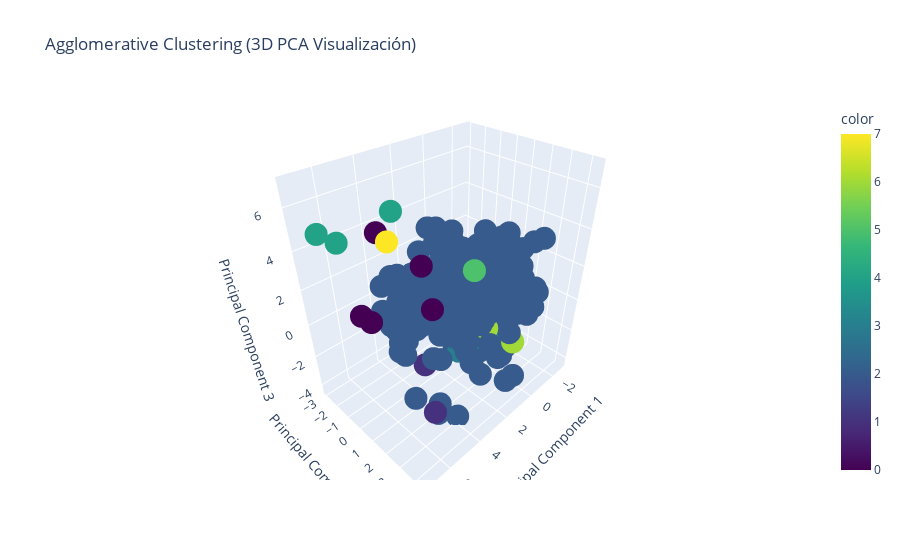

Notebook code for this chart:
### Markdown cell above
Modelo con linkage = 'single', 8 clusters

### Code cell
ac3_s = AgglomerativeClustering(n_clusters = 8, linkage = 'single') 
labels3_s = ac3_s.fit_predict(X_principal)

# Visualización en 3D con plotly
fig = px.scatter_3d(
    X_pca3, x='P1', y='P2', z='P3', 
    color=labels3_s, 
    title='Agglomerative Clustering (3D PCA Visualización)',
    labels={'P1': 'Principal Component 1', 'P2': 'Principal Component 2', 'P3': 'Principal Component 3'},
    color_continuous_scale='Viridis'
)
fig.show()

# Evaluación del Modelo
sil_score = silhouette_score(X_principal, labels3_s)
davies_bouldin = davies_bouldin_score(X_principal, labels3_s)
print(f'Silhouette Score: {sil_score}')
print(f'Davies-Bouldin Score: {davies_bouldin}')

### Figure 1 — Plotly figure (JSON) as saved in the notebook; plotly's stock layout.template omitted (floating-point values rounded to 4 significant figures; data arrays with more than 128 entries replaced by an {"elided": "..."} marker saying what was removed)
{"data": [{"hovertemplate": "Principal Component 1=%{x}<br>Principal Component 2=%{y}<br>Principal Component 3=%{z}<br>color=%{marker.color}<extra></extra>", "legendgroup": "", "marker": {"color": {"elided": "849 int values"}, "coloraxis": "coloraxis", "symbol": "circle"}, "mode": "markers", "name": "", "scene": "scene", "showlegend": false, "type": "scatter3d", "x": {"elided": "849 float values"}, "y": {"elided": "849 float values"}, "z": {"elided": "849 float values"}}], "layout": {"coloraxis": {"colorbar": {"title": {"text": "color"}}, "colorscale": [[0, "#440154"], [0.1111, "#482878"], [0.2222, "#3e4989"], [0.3333, "#31688e"], [0.4444, "#26828e"], [0.5556, "#1f9e89"], [0.6667, "#35b779"], [0.7778, "#6ece58"], [0.8889, "#b5de2b"], [1, "#fde725"]]}, "legend": {"tracegroupgap": 0}, "scene": {"domain": {"x": [0, 1], "y": [0, 1]}, "xaxis": {"title": {"text": "Principal Component 1"}}, "yaxis": {"title": {"text": "Principal Component 2"}}, "zaxis": {"title": {"text": "Principal Component 3"}}}, "title": {"text": "Agglomerative Clustering (3D PCA Visualización)"}}}
